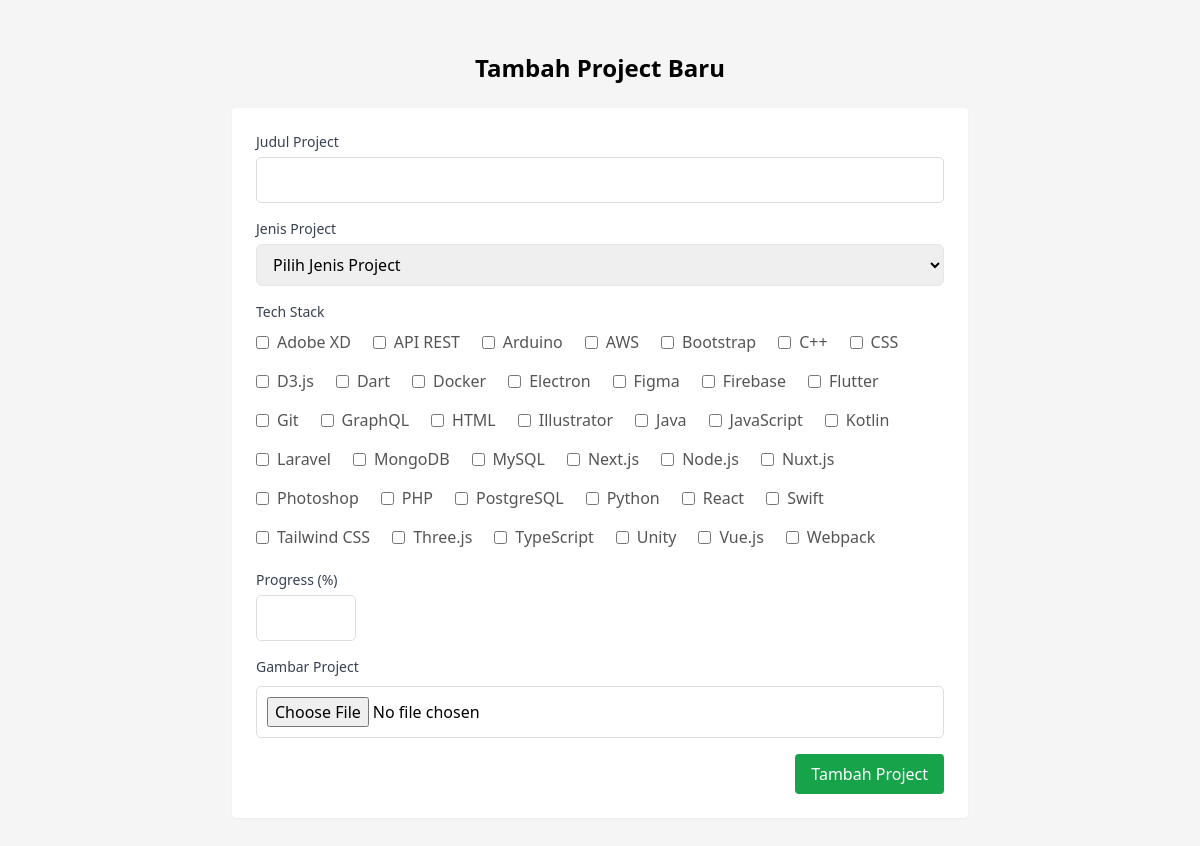
Page /hal_add.php on the committed database.
### tables this page shows
CREATE TABLE `tags` (
  `id` INT AUTO_INCREMENT PRIMARY KEY,
  `name` VARCHAR(100) NOT NULL UNIQUE,
  `color` VARCHAR(7) NOT NULL DEFAULT '#3498db',
  `created_at` TIMESTAMP DEFAULT CURRENT_TIMESTAMP
);

### koneksi.php (called while the page is built, shortened)
<?php
function getAllTags($pdo) {
    $stmt = $pdo->query("SELECT * FROM tags ORDER BY name");
    return $stmt->fetchAll(PDO::FETCH_ASSOC);
}
?>

### hal_add.php (the view, shortened to what this page needs)
<?php
require_once 'koneksi.php';
$allTags = getAllTags($pdo);
?>
<!DOCTYPE html>
<html lang="en">
<head>
    <script src="https://cdn.tailwindcss.com"></script>
    <link rel="stylesheet" href="style.css">
</head>
<body>
    <div class="mx-auto max-w-3xl px-4 py-8">
        <h1 class="text-center text-2xl font-bold mb-6">Tambah Project Baru</h1>
        <div class="bg-white p-6 rounded shadow-sm">
            <form action="add_card.php" method="POST" enctype="multipart/form-data" class="space-y-4">
                <div>
                    <label for="title" class="block text-sm font-medium text-gray-700">Judul Project</label>
                    <input type="text" id="title" name="title" required class="mt-1 block w-full border border-gray-200 rounded-md px-3 py-2" />
                </div>
                <div>
                    <label for="project_type" class="block text-sm font-medium text-gray-700">Jenis Project</label>
                    <select id="project_type" name="project_type" required class="mt-1 block w-full border border-gray-200 rounded-md px-3 py-2">
                        <option value="">Pilih Jenis Project</option>
                    </select>
                </div>
                <div>
                    <label for="tags" class="block text-sm font-medium text-gray-700">Tech Stack</label>
                    <div class="checkbox-group mt-2">
                        <?php foreach ($allTags as $tag): ?>
                        <label class="inline-flex items-center mr-3"><input type="checkbox" id="tag_<?= $tag['id'] ?>" name="tags[]" value="<?= $tag['id'] ?>" class="mr-2"> <?= $tag['name'] ?></label>
                        <?php endforeach; ?>
                    </div>
                </div>
                <div>
                    <label for="progress" class="block text-sm font-medium text-gray-700">Progress (%)</label>
                    <input type="number" id="progress" name="progress" min="0" max="100" required class="mt-1 block w-32 border border-gray-200 rounded-md px-3 py-2" />
                </div>
                <div>
                    <label for="image" class="block text-sm font-medium text-gray-700">Gambar Project</label>
                    <input type="file" id="image" name="image" accept="image/*" required class="mt-1" />
                </div>
                <div class="text-right">
                    <button type="submit" class="submit-btn bg-green-600 text-white px-4 py-2 rounded">Tambah Project</button>
                </div>
            </form>
        </div>
    </div>
</body>
</html>

### style.css (style rules this page uses)
* { margin: 0; padding: 0; box-sizing: border-box; font-family: 'Segoe UI', Tahoma, Geneva, Verdana, sans-serif; }
body { background-color: #f5f5f5; padding: 20px; }
label { display: block; margin-bottom: 5px; font-weight: 500; color: #555; }
input[type="text"], input[type="number"], select, input[type="file"] { width: 100%; padding: 10px; border: 1px solid #ddd; border-radius: 5px; font-size: 1rem; }
input[type="number"] { max-width: 100px; }
.checkbox-group { display: flex; flex-wrap: wrap; gap: 10px; }
.submit-btn { background-color: #4caf50; color: white; border: none; padding: 12px 20px; border-radius: 5px; cursor: pointer; font-size: 1rem; transition: background-color 0.3s; }
html { scroll-behavior: smooth; }

### rows in the picture
tags: name "Adobe XD"
tags: name "API REST"
tags: name "Arduino"
tags: name "AWS"
tags: name "Bootstrap"
tags: name "C++"
tags: name "CSS"
tags: name "D3.js"
tags: name "Dart"
tags: name "Docker"
tags: name "Electron"
tags: name "Figma"
tags: name "Firebase"
tags: name "Flutter"
tags: name "Git"
tags: name "GraphQL"
tags: name "HTML"
tags: name "Illustrator"
tags: name "Java"
tags: name "JavaScript"
tags: name "Kotlin"
tags: name "Laravel"
tags: name "MongoDB"
tags: name "MySQL"
tags: name "Next.js"
tags: name "Node.js"
tags: name "Nuxt.js"
tags: name "Photoshop"
tags: name "PHP"
tags: name "PostgreSQL"
tags: name "Python"
tags: name "React"
tags: name "Swift"
tags: name "Tailwind CSS"
tags: name "Three.js"
tags: name "TypeScript"
tags: name "Unity"
tags: name "Vue.js"
tags: name "Webpack"
